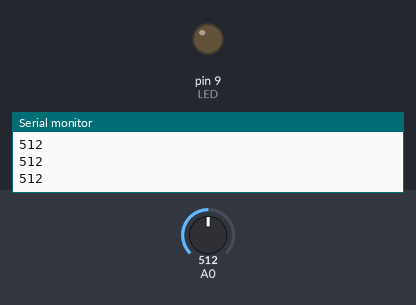
The sketch below on a simulated Arduino Uno, built with avr-gcc and run on an emulated ATmega328P. Parts: output pins drawn as LEDs (lit = HIGH), the last lines printed to the serial monitor. The test bench sets the inputs (shaded band); at power-on: A0 = 512.

Above: at 1.2 s.
1.3 s: A0 set to 22
2.8 s: A0 set to 17
At 3.3 s:
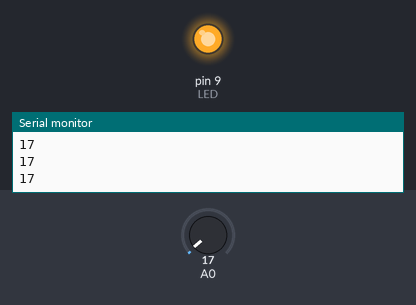
4.3 s: A0 set to 122
At 4.6 s:
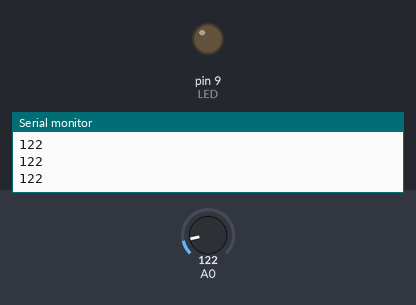
5.8 s: A0 set to 10
At 7.2 s:
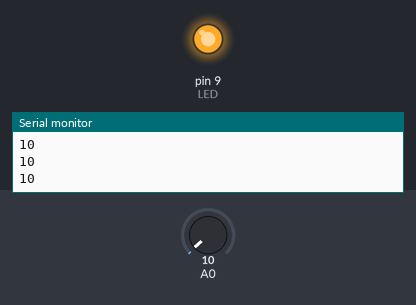
Timing chart, 0 to 8.3 s (numbered marks = the images above; inputs shaded):
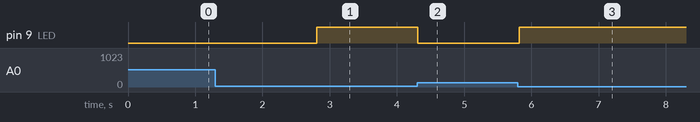

Measured:
- the behaviour switches between 20 and 19 on A0 (found by bisection; images 0 and 1)
- after the input at 2.8 s, pin 9 (LED): LOW → HIGH at once
- after the input at 4.3 s, pin 9 (LED): HIGH → LOW at once
- after the input at 5.8 s, pin 9 (LED): LOW → HIGH at once

The sketch:

light-sensor.ino
```cpp
int LED = 9;

void setup() {
  // put your setup code here, to run once:
  pinMode(9, OUTPUT);
  Serial.begin(9600);
}

void loop() {
  // put your main code here, to run repeatedly:
  int cds = analogRead(0);
  Serial.println(cds);

  if (cds < 20) {
    digitalWrite(LED, HIGH);
  } else {
    digitalWrite(LED, LOW);
  }
  delay(100);
}
```
